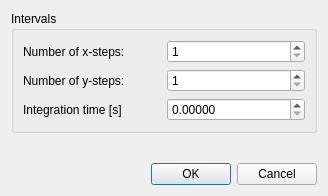
<?xml version="1.0" encoding="UTF-8"?>
<ui version="4.0">
 <class>IntervalsDialog</class>
 <widget class="QDialog" name="IntervalsDialog">
  <property name="geometry">
   <rect>
    <x>0</x>
    <y>0</y>
    <width>328</width>
    <height>196</height>
   </rect>
  </property>
  <property name="windowTitle">
   <string>Intervals</string>
  </property>
  <layout class="QGridLayout" name="gridLayout_3">
   <item row="0" column="0">
    <layout class="QVBoxLayout" name="verticalLayout">
     <item>
      <widget class="QGroupBox" name="groupBox">
       <property name="title">
        <string>Intervals</string>
       </property>
       <layout class="QGridLayout" name="gridLayout_2">
        <item row="0" column="0">
         <layout class="QGridLayout" name="gridLayout">
          <item row="0" column="0">
           <widget class="QLabel" name="xLabel">
            <property name="toolTip">
             <string>&lt;html&gt;&lt;head/&gt;&lt;body&gt;&lt;p&gt;number of steps for the x-motor&lt;/p&gt;&lt;/body&gt;&lt;/html&gt;</string>
            </property>
            <property name="text">
             <string>Number of x-steps:</string>
            </property>
            <property name="buddy">
             <cstring>xSpinBox</cstring>
            </property>
           </widget>
          </item>
          <item row="1" column="0">
           <widget class="QLabel" name="yLabel">
            <property name="toolTip">
             <string>&lt;html&gt;&lt;head/&gt;&lt;body&gt;&lt;p&gt;number of steps for the y-motor&lt;/p&gt;&lt;/body&gt;&lt;/html&gt;</string>
            </property>
            <property name="text">
             <string>Number of y-steps:</string>
            </property>
            <property name="buddy">
             <cstring>ySpinBox</cstring>
            </property>
           </widget>
          </item>
          <item row="0" column="1">
           <widget class="QSpinBox" name="xSpinBox">
            <property name="toolTip">
             <string>&lt;html&gt;&lt;head/&gt;&lt;body&gt;&lt;p&gt;number of steps for the x-motor&lt;/p&gt;&lt;/body&gt;&lt;/html&gt;</string>
            </property>
            <property name="minimum">
             <number>1</number>
            </property>
            <property name="maximum">
             <number>9999999</number>
            </property>
           </widget>
          </item>
          <item row="2" column="0">
           <widget class="QLabel" name="timeLabel">
            <property name="toolTip">
             <string>&lt;html&gt;&lt;head/&gt;&lt;body&gt;&lt;p&gt;integration time for an each step in seconds &lt;/p&gt;&lt;/body&gt;&lt;/html&gt;</string>
            </property>
            <property name="text">
             <string>Integration time [s]</string>
            </property>
            <property name="buddy">
             <cstring>timeDoubleSpinBox</cstring>
            </property>
           </widget>
          </item>
          <item row="1" column="1">
           <widget class="QSpinBox" name="ySpinBox">
            <property name="toolTip">
             <string>&lt;html&gt;&lt;head/&gt;&lt;body&gt;&lt;p&gt;number of steps for the y-motor&lt;/p&gt;&lt;/body&gt;&lt;/html&gt;</string>
            </property>
            <property name="minimum">
             <number>1</number>
            </property>
            <property name="maximum">
             <number>9999999</number>
            </property>
           </widget>
          </item>
          <item row="2" column="1">
           <widget class="QDoubleSpinBox" name="timeDoubleSpinBox">
            <property name="decimals">
             <number>5</number>
            </property>
            <property name="maximum">
             <double>9999.989999999999782</double>
            </property>
            <property name="singleStep">
             <double>0.100000000000000</double>
            </property>
           </widget>
          </item>
         </layout>
        </item>
       </layout>
      </widget>
     </item>
     <item>
      <spacer name="verticalSpacer">
       <property name="orientation">
        <enum>Qt::Vertical</enum>
       </property>
       <property name="sizeHint" stdset="0">
        <size>
         <width>20</width>
         <height>40</height>
        </size>
       </property>
      </spacer>
     </item>
     <item>
      <widget class="QDialogButtonBox" name="buttonBox">
       <property name="orientation">
        <enum>Qt::Horizontal</enum>
       </property>
       <property name="standardButtons">
        <set>QDialogButtonBox::Cancel|QDialogButtonBox::Ok</set>
       </property>
      </widget>
     </item>
    </layout>
   </item>
  </layout>
 </widget>
 <tabstops>
  <tabstop>xSpinBox</tabstop>
  <tabstop>ySpinBox</tabstop>
  <tabstop>timeDoubleSpinBox</tabstop>
  <tabstop>buttonBox</tabstop>
 </tabstops>
 <resources/>
 <connections>
  <connection>
   <sender>buttonBox</sender>
   <signal>accepted()</signal>
   <receiver>IntervalsDialog</receiver>
   <slot>accept()</slot>
   <hints>
    <hint type="sourcelabel">
     <x>228</x>
     <y>164</y>
    </hint>
    <hint type="destinationlabel">
     <x>157</x>
     <y>187</y>
    </hint>
   </hints>
  </connection>
  <connection>
   <sender>buttonBox</sender>
   <signal>rejected()</signal>
   <receiver>IntervalsDialog</receiver>
   <slot>reject()</slot>
   <hints>
    <hint type="sourcelabel">
     <x>291</x>
     <y>170</y>
    </hint>
    <hint type="destinationlabel">
     <x>286</x>
     <y>187</y>
    </hint>
   </hints>
  </connection>
 </connections>
</ui>
